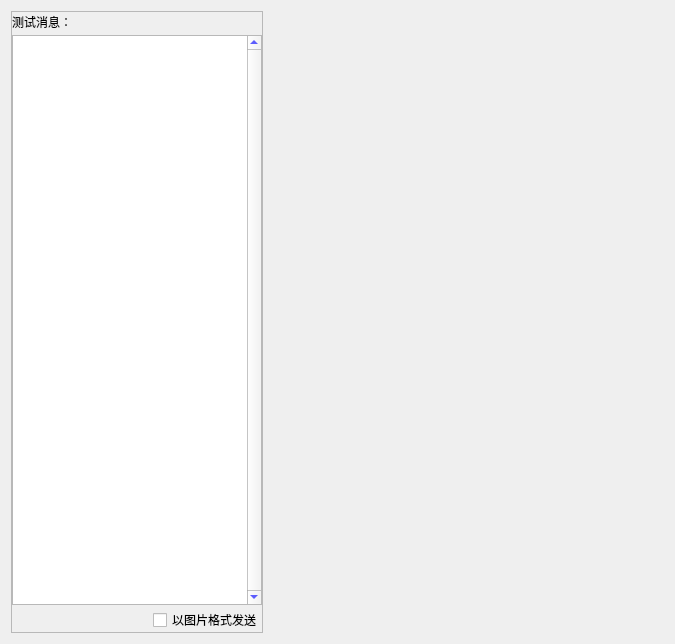
<?xml version="1.0" encoding="UTF-8"?>
<ui version="4.0">
 <class>ForTestWidget</class>
 <widget class="QWidget" name="ForTestWidget">
  <property name="geometry">
   <rect>
    <x>0</x>
    <y>0</y>
    <width>675</width>
    <height>644</height>
   </rect>
  </property>
  <property name="windowTitle">
   <string>测试</string>
  </property>
  <layout class="QHBoxLayout" name="horizontalLayout">
   <item>
    <widget class="QFrame" name="frame_2">
     <property name="sizePolicy">
      <sizepolicy hsizetype="Fixed" vsizetype="Preferred">
       <horstretch>0</horstretch>
       <verstretch>0</verstretch>
      </sizepolicy>
     </property>
     <property name="frameShape">
      <enum>QFrame::StyledPanel</enum>
     </property>
     <property name="frameShadow">
      <enum>QFrame::Raised</enum>
     </property>
     <layout class="QVBoxLayout" name="verticalLayout_2">
      <property name="spacing">
       <number>3</number>
      </property>
      <property name="leftMargin">
       <number>0</number>
      </property>
      <property name="topMargin">
       <number>0</number>
      </property>
      <property name="rightMargin">
       <number>0</number>
      </property>
      <property name="bottomMargin">
       <number>0</number>
      </property>
      <item>
       <layout class="QHBoxLayout" name="horizontalLayout_2">
        <item>
         <widget class="QLabel" name="label_4">
          <property name="text">
           <string>测试消息：</string>
          </property>
         </widget>
        </item>
        <item>
         <spacer name="horizontalSpacer_5">
          <property name="orientation">
           <enum>Qt::Horizontal</enum>
          </property>
          <property name="sizeHint" stdset="0">
           <size>
            <width>40</width>
            <height>20</height>
           </size>
          </property>
         </spacer>
        </item>
       </layout>
      </item>
      <item>
       <widget class="QTextEdit" name="textEdit_2">
        <property name="sizePolicy">
         <sizepolicy hsizetype="Fixed" vsizetype="Expanding">
          <horstretch>0</horstretch>
          <verstretch>0</verstretch>
         </sizepolicy>
        </property>
        <property name="maximumSize">
         <size>
          <width>250</width>
          <height>16777215</height>
         </size>
        </property>
        <property name="styleSheet">
         <string notr="true">color: rgb(0, 0, 255);</string>
        </property>
        <property name="verticalScrollBarPolicy">
         <enum>Qt::ScrollBarAlwaysOn</enum>
        </property>
       </widget>
      </item>
      <item>
       <layout class="QHBoxLayout" name="horizontalLayout_3">
        <item>
         <spacer name="horizontalSpacer">
          <property name="orientation">
           <enum>Qt::Horizontal</enum>
          </property>
          <property name="sizeHint" stdset="0">
           <size>
            <width>40</width>
            <height>20</height>
           </size>
          </property>
         </spacer>
        </item>
        <item>
         <widget class="QCheckBox" name="checkBox_2">
          <property name="sizePolicy">
           <sizepolicy hsizetype="Fixed" vsizetype="Fixed">
            <horstretch>0</horstretch>
            <verstretch>0</verstretch>
           </sizepolicy>
          </property>
          <property name="text">
           <string>以图片格式发送</string>
          </property>
         </widget>
        </item>
       </layout>
      </item>
     </layout>
    </widget>
   </item>
   <item>
    <spacer name="horizontalSpacer_2">
     <property name="orientation">
      <enum>Qt::Horizontal</enum>
     </property>
     <property name="sizeHint" stdset="0">
      <size>
       <width>396</width>
       <height>20</height>
      </size>
     </property>
    </spacer>
   </item>
  </layout>
 </widget>
 <layoutdefault spacing="6" margin="11"/>
 <resources/>
 <connections/>
</ui>
